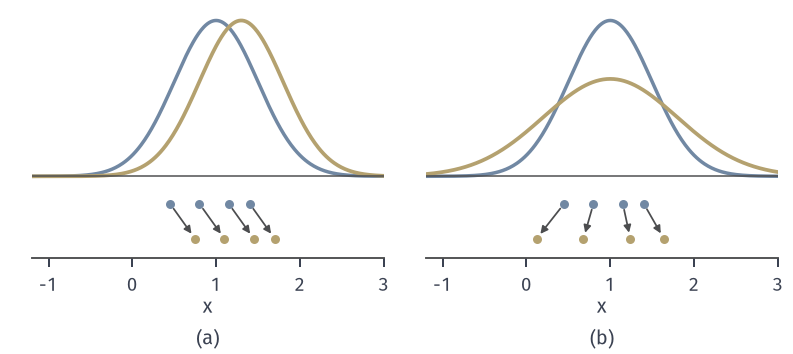

The Python source for this figure:
from pathlib import Path
import sys
HERE = Path(__file__).resolve().parent
sys.path.insert(0, str(HERE.parent/"pgrad-common"))
from pgrad_fig import *
# X = mu + sigma*eps with the four teaching normals eps = (0.3, -1.1, 0.8, -0.4), base (mu, sigma) = (1, 0.5).
# (a) mu: 1 -> 1.3: every sample moves by 0.3 (dX/dmu = 1).  (b) sigma: 0.5 -> 0.8: sample i moves by 0.3*eps_i
# (dX/dsigma = eps).  Curves: N(mu, sigma^2) before (blue) and after (yellow); dots below: samples before (blue)
# and after (yellow), arrows show the displacement of the same eps.
eps = np.array(EPS4); mu, sg = 1.0, 0.5
fig, axs = figure(width_mm=112, height_mm=50, ncols=2)
panel(fig, left=.04, right=.98, bottom=.27, top=.97, wspace=.12)
x = np.linspace(-1.2, 3.0, 400)
for ax, (m2, s2) in zip(axs, [(1.3, .5), (1.0, .8)]):
    ax.plot(x, npdf(x, mu, sg), color=BLUE, lw=1.4)
    ax.plot(x, npdf(x, m2, s2), color=YELLOW, lw=1.5)
    X0 = mu+sg*eps; X1 = m2+s2*eps
    for a0, a1 in zip(X0, X1):
        ax.annotate('', xy=(a1, -.32), xytext=(a0, -.14), arrowprops=dict(arrowstyle='-|>', color=STROKE, lw=.7, mutation_scale=6, shrinkA=2.5, shrinkB=2.5))
        dot(ax, a0, -.14, BLUE, ms=3.6); dot(ax, a1, -.32, YELLOW, ms=3.6)
    ax.axhline(0, color=STROKE, lw=.6)
    ax.set_xlim(-1.2, 3.0); ax.set_ylim(-.42, .85); ax.set_yticks([]); ax.spines['left'].set_visible(False)
    ax.set_xticks([-1, 0, 1, 2, 3]); axlab(ax, r'$x$')
tags(fig, axs)
save(fig, HERE, 'figure', {'X_base': (mu+sg*eps).tolist(), 'X_shift': (1.3+.5*eps).tolist(), 'X_scale': (1.0+.8*eps).tolist()})
